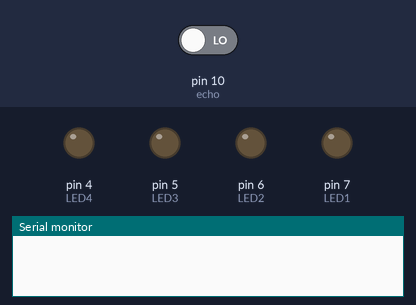
A sketch run on a simulated Arduino Uno, built with avr-gcc and run on an emulated ATmega328P. Shown: output pins drawn as LEDs (lit = HIGH), the last lines printed to the serial monitor. Dashed ring = blinking. The test bench sets the inputs (shaded band); at power-on: pin 10 (echo) LOW. Pins used as bus, display or sensor lines are not drawn.

Above: at 1.0 s.
At 2.5 s:
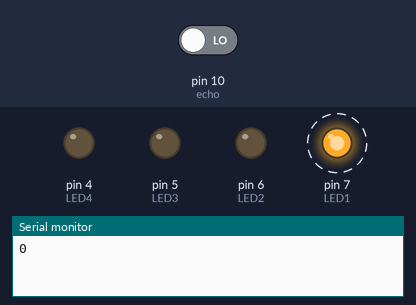
Timing chart, 0 to 4.6 s (numbered marks = the images above):
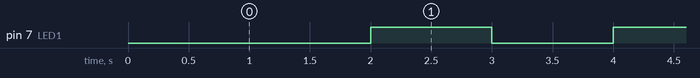

Measured:
- by itself, pin 7 (LED1): alternates HIGH for 1.0 s and LOW for 1.0 s

The sketch:

distancecount.ino
```cpp
const int echo=10;
const int trig=9;
int LED1=7;
int LED2=6;
int LED3=5;
int LED4=4;

int duration=0;
int distance=0;

void setup() {
  pinMode(trig,OUTPUT);
  pinMode(echo,INPUT);
  pinMode(LED1,OUTPUT);
  pinMode(LED2,OUTPUT);
  pinMode(LED3,OUTPUT);
  pinMode(LED4,OUTPUT);
  Serial.begin(9600);

}

void loop() {

digitalWrite(trig,HIGH);
delay(1000);
digitalWrite(trig,LOW);
digitalWrite(LED1,LOW);
digitalWrite(LED2,LOW);
digitalWrite(LED3,LOW);
digitalWrite(LED4,LOW);

duration=pulseIn(echo,HIGH);
distance= (duration/2)/28.5;

if (distance<10){
  digitalWrite(LED1,HIGH);
}
else if (distance>=10 && distance <=20){
  digitalWrite(LED2,HIGH);
}
else if (distance>20 && distance <30){
  digitalWrite(LED3,HIGH);
}
else{
  digitalWrite(LED4,HIGH);
}

Serial.println(distance);
}
```
